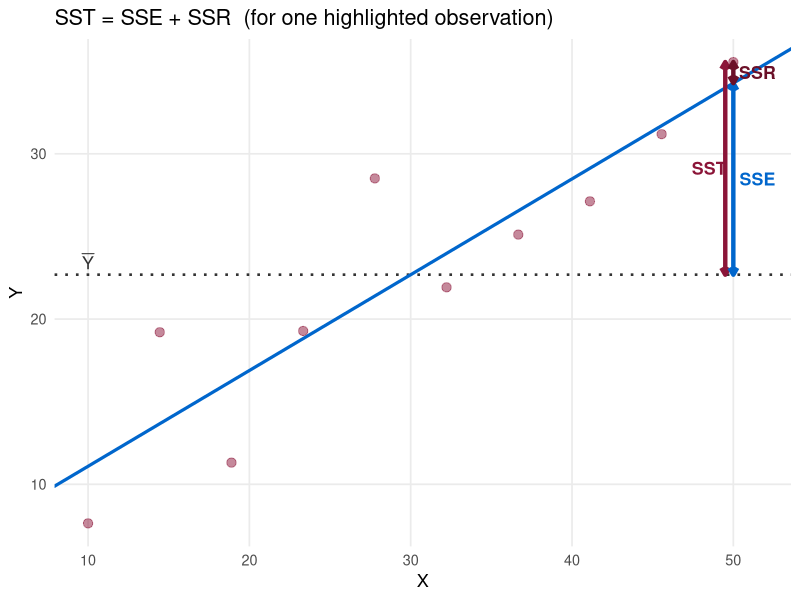
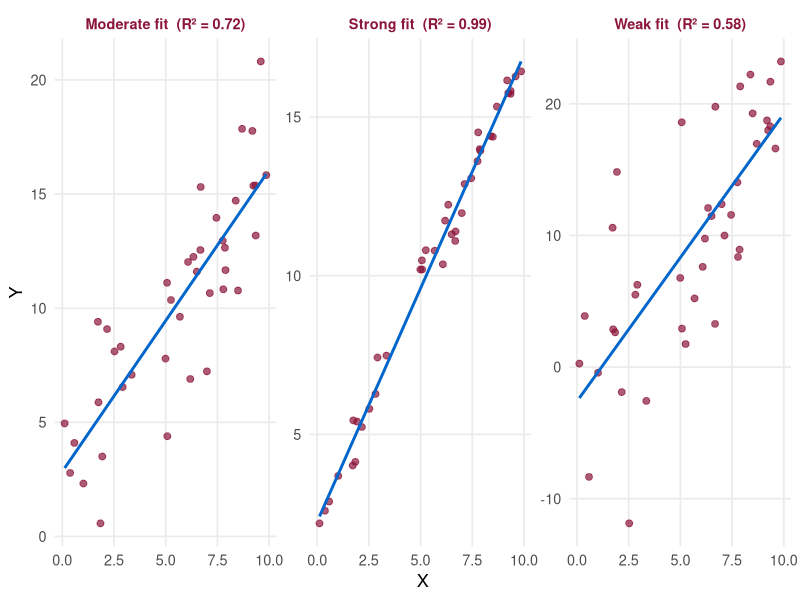

Write R code to recreate these figures, in order.
## ---- chunk 1
knitr::opts_chunk$set(echo = TRUE, warning = FALSE, message = FALSE)
library(ggplot2)
iscal_burgundy      <- "#8B1538"
iscal_dark_burgundy <- "#6B1028"
iscal_gray          <- "#333333"
iscal_light         <- "#F5F5F5"
iscal_blue          <- "#0066CC"

# Running example data (same seed as Part I)
set.seed(5)
n       <- 20
revenue <- round(runif(n, 100, 500), 0)
profit  <- round(10 + 0.18 * revenue + rnorm(n, 0, 15), 1)
model   <- lm(profit ~ revenue)
## ---- chunk 2
set.seed(5)
n2  <- 10
x2  <- seq(10, 50, length.out = n2)
y2  <- 5 + 0.6*x2 + rnorm(n2, 0, 4)
m2  <- lm(y2 ~ x2)
yh2 <- fitted(m2)
ymn <- mean(y2)
# pick a point where yi > yhat > ybar — all three levels clearly separated
good <- which(y2 > yh2 & yh2 > ymn)
i0   <- if (length(good) > 0) good[which.max(y2[good] - ymn)] else which.max(y2 - ymn)

df2 <- data.frame(x = x2, y = y2, yhat = yh2)
ggplot(df2, aes(x = x, y = y)) +
  geom_hline(yintercept = ymn, linetype = "dotted", color = iscal_gray, linewidth = 0.9) +
  geom_abline(intercept = coef(m2)[1], slope = coef(m2)[2],
              color = iscal_blue, linewidth = 1.1) +
  geom_point(color = iscal_burgundy, size = 2.8, alpha = 0.5) +
  # SST segment: ybar to yi (left side)
  geom_segment(data = df2[i0,],
               aes(x=x-0.5, xend=x-0.5, y=ymn, yend=y),
               color = iscal_burgundy, linewidth = 1.5,
               arrow = arrow(length=unit(0.2,"cm"), ends="both")) +
  # SSE segment: ybar to yhat (right side, lower)
  geom_segment(data = df2[i0,],
               aes(x=x, xend=x, y=ymn, yend=yhat),
               color = iscal_blue, linewidth = 1.5,
               arrow = arrow(length=unit(0.2,"cm"), ends="both")) +
  # SSR segment: yhat to yi (right side, upper)
  geom_segment(data = df2[i0,],
               aes(x=x, xend=x, y=yhat, yend=y),
               color = iscal_dark_burgundy, linewidth = 1.5,
               arrow = arrow(length=unit(0.2,"cm"), ends="both")) +
  annotate("text", x=x2[i0]-1.5, y=(y2[i0]+ymn)/2,
           label="SST", color=iscal_burgundy, size=4.5, fontface="bold") +
  annotate("text", x=x2[i0]+1.5, y=(yh2[i0]+ymn)/2,
           label="SSE", color=iscal_blue, size=4.5, fontface="bold") +
  annotate("text", x=x2[i0]+1.5, y=(y2[i0]+yh2[i0])/2,
           label="SSR", color=iscal_dark_burgundy, size=4.5, fontface="bold") +
  annotate("text", x=min(x2), y=ymn+0.8,
           label=expression(bar(Y)), color=iscal_gray, size=4.5) +
  theme_minimal(base_size = 13) +
  theme(panel.grid.minor = element_blank()) +
  labs(title = "SST = SSE + SSR  (for one highlighted observation)",
       x = "X", y = "Y")
## ---- chunk 3
set.seed(21)
n3 <- 40
xb <- runif(n3, 0, 10)
make_d <- function(noise, lab) {
  yb  <- 2 + 1.5*xb + rnorm(n3, 0, noise)
  m   <- lm(yb ~ xb)
  r2  <- round(summary(m)$r.squared, 2)
  data.frame(x=xb, y=yb,
             lab = paste0(lab, "  (R² = ", r2, ")"))
}
d_all3 <- rbind(make_d(0.5, "Strong fit"),
                make_d(2.5, "Moderate fit"),
                make_d(6.0, "Weak fit"))
ggplot(d_all3, aes(x = x, y = y)) +
  geom_point(color = iscal_burgundy, alpha = 0.7, size = 2) +
  geom_smooth(method = "lm", se = FALSE, color = iscal_blue, linewidth = 1) +
  facet_wrap(~lab, scales = "free_y") +
  theme_minimal(base_size = 13) +
  theme(strip.text = element_text(color = iscal_burgundy, face = "bold"),
        panel.grid.minor = element_blank()) +
  labs(x = "X", y = "Y")
## ---- chunk 4
# R-squared
summary(model)$r.squared

# Correlation coefficient
cor(revenue, profit)

# Verify: r² = R²
cor(revenue, profit)^2
## ---- chunk 5
set.seed(7)
n       <- 100
size    <- rnorm(n, 50, 10)        # firm size (omitted variable)
adspend <- 5 + 0.4*size + rnorm(n, 0, 5)   # corr. with size
sales   <- 20 + 2*adspend + 3*size + rnorm(n, 0, 10)  # true: β1=2, β2=3

# Short regression (omitting size)
coef(lm(sales ~ adspend))["adspend"]

# Long regression (including size)
coef(lm(sales ~ adspend + size))["adspend"]
## ---- chunk 6
set.seed(5)
n          <- 30
revenue2   <- round(runif(n, 100, 500), 0)
employees  <- round(runif(n, 10, 80), 0)
profit2    <- round(5 + 0.15*revenue2 + 0.8*employees + rnorm(n, 0, 12), 1)

mlr_model  <- lm(profit2 ~ revenue2 + employees)
coef(mlr_model)
## ---- chunk 7
summary(mlr_model)
## ---- chunk 8
set.seed(9)
noise <- rnorm(30)          # completely irrelevant variable
m1 <- lm(profit2 ~ revenue2 + employees)
m2 <- lm(profit2 ~ revenue2 + employees + noise)
c(R2_without_noise = summary(m1)$r.squared,
  R2_with_noise    = summary(m2)$r.squared)
## ---- chunk 9
set.seed(9)
noise <- rnorm(30)
m1 <- lm(profit2 ~ revenue2 + employees)
m2 <- lm(profit2 ~ revenue2 + employees + noise)

c(Adj_R2_without = summary(m1)$adj.r.squared,
  Adj_R2_with    = summary(m2)$adj.r.squared)
